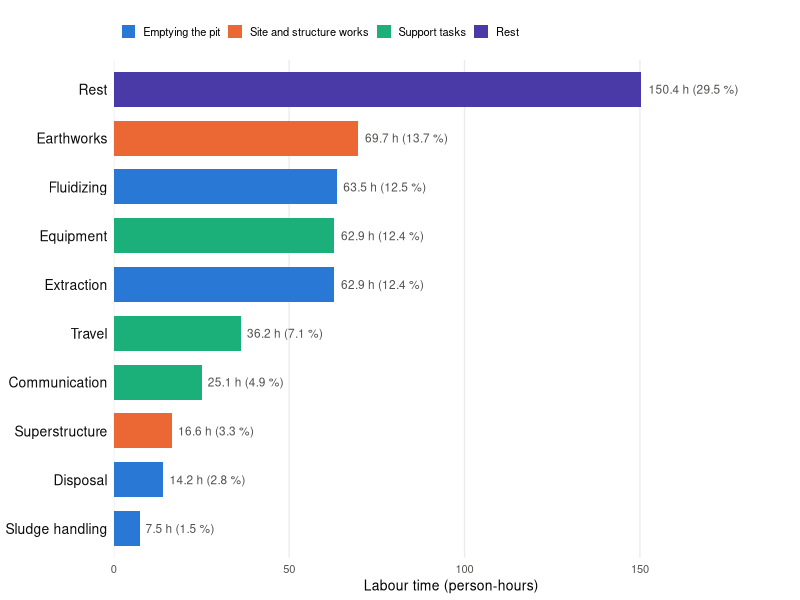
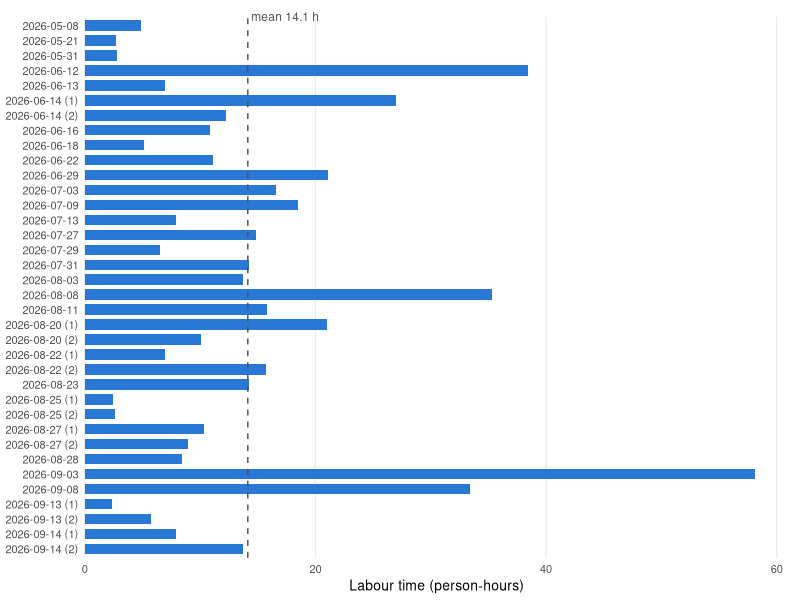
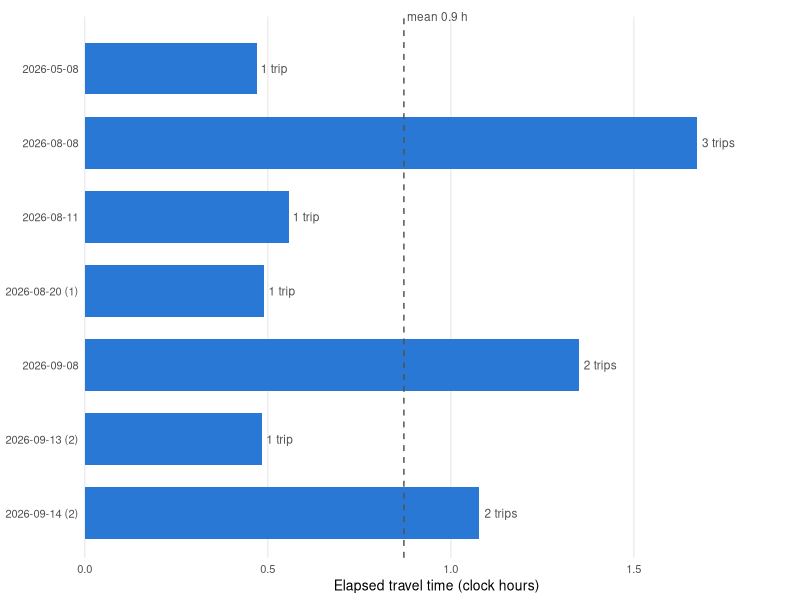

The R source for these figures, in order:
## ---- chunk 1
#| label: setup
library(dplyr)
library(readr)
library(ggplot2)
library(knitr)

tasks <- read_csv("../../data/all_tasks_clean.csv", show_col_types = FALSE)

fmt <- function(x, digits = 1) format(round(x, digits), nsmall = digits, big.mark = ",", trim = TRUE)

# ---- Jobs: labour time and elapsed time -------------------------------------
# Elapsed time is the span from first start to last end on each recorded day;
# one job was recorded over two days, so its daily spans are added.
day_spans <- tasks |>
  group_by(job_id, date) |>
  summarise(span_h = as.numeric(max(entry_end_time) - min(entry_start_time)) / 3600,
            .groups = "drop")

jobs <- tasks |>
  group_by(job_id) |>
  summarise(
    date = min(date),
    n_days = n_distinct(date),
    n_workers = n_distinct(gulper_id),
    n_entries = n(),
    labour_h = sum(duration_seconds) / 3600,
    .groups = "drop"
  ) |>
  left_join(day_spans |> group_by(job_id) |> summarise(elapsed_h = sum(span_h), .groups = "drop"),
            by = "job_id") |>
  arrange(date, job_id) |>
  group_by(date) |>
  mutate(job_label = if (n() > 1) paste0(format(date, "%Y-%m-%d"), " (", row_number(), ")")
                     else format(date, "%Y-%m-%d")) |>
  ungroup()

total_labour_h <- sum(jobs$labour_h)
total_elapsed_h <- sum(jobs$elapsed_h)
n_jobs <- nrow(jobs)
n_workers <- n_distinct(tasks$gulper_id)
n_entries <- nrow(tasks)
rest_h <- sum(tasks$duration_seconds[tasks$task == "Rest"]) / 3600

# Sensitivity: the entries flagged timer_suspect capped at 50 minutes
capped_labour_h <- tasks |>
  mutate(d = if_else(grepl("timer_suspect", flags), pmin(duration_seconds, 3000), duration_seconds)) |>
  summarise(h = sum(d) / 3600) |>
  pull(h)
n_suspect <- sum(grepl("timer_suspect", tasks$flags))

# ---- Travel to the disposal site ------------------------------------------
errands <- tasks |> filter(task == "Travel", subtask == "On errand")
min_trip_min <- 5

travel <- tasks |>
  filter(task == "Travel", subtask == "Travel to disposal site") |>
  mutate(s = as.numeric(entry_start_time), e = as.numeric(entry_end_time)) |>
  arrange(job_id, s) |>
  group_by(job_id) |>
  mutate(prev_end = lag(cummax(e), default = -Inf), trip = cumsum(s > prev_end)) |>
  ungroup()

trips_all <- travel |>
  group_by(job_id, trip) |>
  summarise(start = min(s), end = max(e), gulpers = n_distinct(gulper_id),
            entries = n(), labour_h = sum(duration_seconds) / 3600, .groups = "drop") |>
  mutate(clock_min = (end - start) / 60, keep = clock_min >= min_trip_min)
trips <- trips_all |> filter(keep)
short <- trips_all |> filter(!keep)

summarise_travel <- function(tr) {
  tr |>
    group_by(job_id) |>
    summarise(trips = n(), gulpers = max(gulpers),
              travel_clock_h = sum(end - start) / 3600,
              travel_labour_h = sum(labour_h), .groups = "drop") |>
    left_join(jobs |> select(job_id, date, job_label, labour_h), by = "job_id") |>
    mutate(share = 100 * travel_labour_h / labour_h) |>
    arrange(date, job_id)
}
travel_jobs <- summarise_travel(trips)
travel_jobs_unfiltered <- summarise_travel(trips_all)

n_travel_jobs <- nrow(travel_jobs)
n_trips <- nrow(trips)
mean_clock_h <- mean(travel_jobs$travel_clock_h)
median_clock_h <- median(travel_jobs$travel_clock_h)
mean_travel_labour_h <- mean(travel_jobs$travel_labour_h)
median_travel_labour_h <- median(travel_jobs$travel_labour_h)
mean_trip_min <- mean(trips$clock_min)
mean_gulpers_trip <- mean(trips$gulpers)
ratio <- sum(travel_jobs$travel_labour_h) / sum(travel_jobs$travel_clock_h)
travel_share_total <- 100 * sum(travel_jobs$travel_labour_h) / total_labour_h

# Shared plot styling
bar_theme <- function() {
  theme_minimal(base_size = 10) +
    theme(
      panel.grid.major.y = element_blank(),
      panel.grid.minor = element_blank(),
      axis.text = element_text(colour = "#52514e"),
      plot.margin = margin(12, 8, 4, 4)
    )
}
## ---- chunk 2
#| label: tbl-task
#| tbl-cap: "Labour time by main task, summed over all 36 jobs."
tasks |>
  group_by(Task = task) |>
  summarise(Entries = n(), `Person-hours` = sum(duration_seconds) / 3600, .groups = "drop") |>
  arrange(desc(`Person-hours`)) |>
  mutate(`Share (%)` = 100 * `Person-hours` / sum(`Person-hours`)) |>
  bind_rows(tibble(Task = "Total", Entries = n_entries,
                   `Person-hours` = total_labour_h, `Share (%)` = 100)) |>
  kable(digits = 1, format.args = list(big.mark = ","))
## ---- chunk 3
#| label: fig-task
#| fig-cap: "Labour time by main task across all 36 jobs, coloured by activity group. Labels give person-hours and share of total labour time."
#| fig-width: 6.5
#| fig-height: 4.2
task_groups <- c(
  Fluidizing        = "Emptying the pit",
  Extraction        = "Emptying the pit",
  `Sludge handling` = "Emptying the pit",
  Disposal          = "Emptying the pit",
  Earthworks        = "Site and structure works",
  Superstructure    = "Site and structure works",
  Equipment         = "Support tasks",
  Communication     = "Support tasks",
  Travel            = "Support tasks",
  Rest              = "Rest"
)
group_colours <- c(
  "Emptying the pit"         = "#2a78d6",
  "Site and structure works" = "#eb6834",
  "Support tasks"            = "#1baf7a",
  "Rest"                     = "#4a3aa7"
)

task_summary <- tasks |>
  group_by(task) |>
  summarise(hours = sum(duration_seconds) / 3600, .groups = "drop") |>
  mutate(
    share = 100 * hours / sum(hours),
    group = factor(task_groups[task], levels = names(group_colours)),
    task = reorder(task, hours),
    label = paste0(fmt(hours), " h (", fmt(share), " %)")
  )

ggplot(task_summary, aes(x = hours, y = task, fill = group)) +
  geom_col(width = 0.72) +
  geom_text(aes(label = label), hjust = -0.08, size = 3, colour = "#52514e") +
  scale_fill_manual(values = group_colours, name = NULL) +
  scale_x_continuous(expand = expansion(mult = c(0, 0.28))) +
  labs(x = "Labour time (person-hours)", y = NULL) +
  bar_theme() +
  theme(
    legend.position = "top",
    legend.justification = "left",
    legend.key.size = unit(0.4, "cm"),
    axis.text.y = element_text(colour = "#0b0b0b", size = 10)
  )

group_hours <- tapply(task_summary$hours, task_summary$group, sum)
## ---- chunk 4
#| label: fig-jobs
#| fig-cap: "Labour time (person-hours) per pit emptying job, ordered by date. The dashed line is the mean."
#| fig-width: 6.5
#| fig-height: 6
jobs |>
  mutate(job_label = factor(job_label, levels = rev(job_label))) |>
  ggplot(aes(x = labour_h, y = job_label)) +
  geom_col(fill = "#2a78d6", width = 0.7) +
  geom_vline(xintercept = mean(jobs$labour_h), linetype = "dashed", colour = "#52514e") +
  annotate("text", x = mean(jobs$labour_h), y = n_jobs + 0.6,
           label = paste0("mean ", fmt(mean(jobs$labour_h)), " h"),
           hjust = -0.05, size = 3, colour = "#52514e") +
  scale_x_continuous(expand = expansion(mult = c(0, 0.05))) +
  coord_cartesian(clip = "off") +
  labs(x = "Labour time (person-hours)", y = NULL) +
  bar_theme()
## ---- chunk 5
#| label: tbl-travel
#| tbl-cap: "Disposal-site travel for each job in which a trip was made. Elapsed time counts a trip once regardless of how many gulpers made it; labour time adds every gulper's travel. Share is labour travel time as a percentage of the job's total labour time."
summary_row <- function(label, f) {
  tibble(
    `Job Date` = label,
    Trips = fmt(f(travel_jobs$trips)), Gulpers = fmt(f(travel_jobs$gulpers)),
    `Elapsed (h)` = f(travel_jobs$travel_clock_h),
    `Labour (person-h)` = f(travel_jobs$travel_labour_h),
    `Share of job (%)` = f(travel_jobs$share)
  )
}

travel_jobs |>
  transmute(
    `Job Date` = job_label,
    Trips = as.character(trips),
    Gulpers = as.character(gulpers),
    `Elapsed (h)` = travel_clock_h,
    `Labour (person-h)` = travel_labour_h,
    `Share of job (%)` = share
  ) |>
  bind_rows(summary_row("Mean", mean), summary_row("Median", median)) |>
  kable(digits = 1, align = "lrrrrr")
## ---- chunk 6
#| label: fig-travel
#| fig-cap: "Elapsed time spent travelling to the disposal site per job, for the jobs in which a trip was made, ordered by date. Labels give the number of trips. The dashed line is the mean."
#| fig-width: 6.5
#| fig-height: 3.2
travel_jobs |>
  mutate(
    job_label = factor(job_label, levels = rev(job_label)),
    label = paste0(trips, ifelse(trips == 1, " trip", " trips"))
  ) |>
  ggplot(aes(x = travel_clock_h, y = job_label)) +
  geom_col(fill = "#2a78d6", width = 0.7) +
  geom_text(aes(label = label), hjust = -0.15, size = 3, colour = "#52514e") +
  geom_vline(xintercept = mean_clock_h, linetype = "dashed", colour = "#52514e") +
  annotate("text", x = mean_clock_h, y = n_travel_jobs + 0.7,
           label = paste0("mean ", fmt(mean_clock_h), " h"),
           hjust = -0.05, size = 3, colour = "#52514e") +
  scale_x_continuous(expand = expansion(mult = c(0, 0.15))) +
  coord_cartesian(clip = "off") +
  labs(x = "Elapsed travel time (clock hours)", y = NULL) +
  bar_theme()
## ---- chunk 7
#| label: tbl-jobs
#| tbl-cap: "Workers, labour time, elapsed time and disposal-site travel for each job. Travel columns are blank for jobs without a trip."
options(knitr.kable.NA = "")
jobs |>
  left_join(travel_jobs |> select(job_id, travel_clock_h, travel_labour_h), by = "job_id") |>
  transmute(
    `Job Date` = job_label,
    Gulpers = n_workers,
    Entries = n_entries,
    `Labour (person-h)` = labour_h,
    `Elapsed (h)` = elapsed_h,
    `Travel elapsed (h)` = travel_clock_h,
    `Travel labour (person-h)` = travel_labour_h
  ) |>
  bind_rows(tibble(
    `Job Date` = "Total", Gulpers = n_workers, Entries = n_entries,
    `Labour (person-h)` = total_labour_h, `Elapsed (h)` = total_elapsed_h,
    `Travel elapsed (h)` = sum(travel_jobs$travel_clock_h),
    `Travel labour (person-h)` = sum(travel_jobs$travel_labour_h)
  )) |>
  kable(digits = 1, format.args = list(big.mark = ","))
